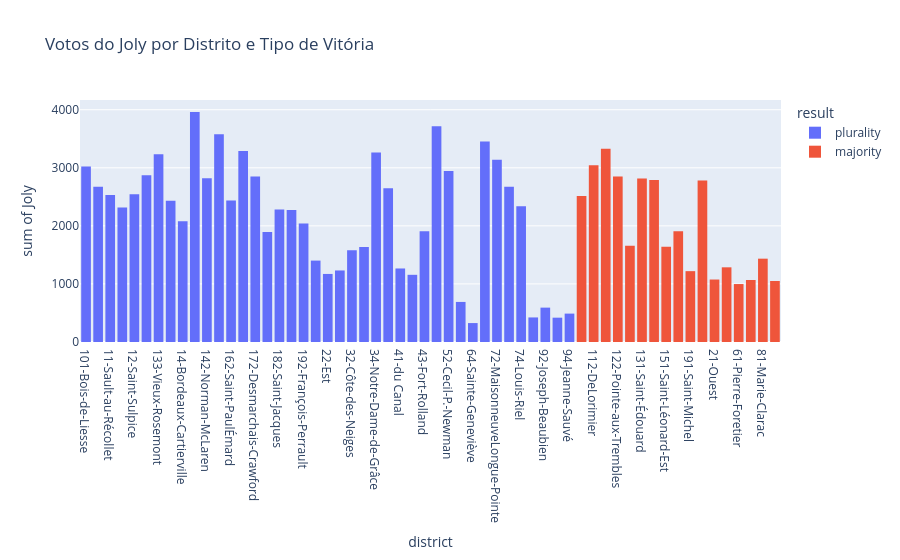

This figure's notebook cell:
### Code cell
fig2 = px.histogram(df, x='district', y='Joly', color='result', 
                   title='Votos do Joly por Distrito e Tipo de Vitória')
fig2.show()

### Figure 1 — Plotly figure (JSON) as saved in the notebook; plotly's stock layout.template omitted (floating-point values rounded to 4 significant figures)
{"data": [{"bingroup": "x", "histfunc": "sum", "hovertemplate": "result=plurality<br>district=%{x}<br>sum of Joly=%{y}<extra></extra>", "legendgroup": "plurality", "marker": {"color": "#636efa", "pattern": {"shape": ""}}, "name": "plurality", "orientation": "v", "showlegend": true, "type": "histogram", "x": ["101-Bois-de-Liesse", "102-Cap-Saint-Jacques", "11-Sault-au-Récollet", "113-Jeanne-Mance", "12-Saint-Sulpice", "13-Ahuntsic", "133-Vieux-Rosemont", "134-Marie-Victorin", "14-Bordeaux-Cartierville", "141-Côte-de-Liesse", "142-Norman-McLaren", "161-Saint-HenriPetite-BourgognePointe-Saint-Charles", "162-Saint-PaulÉmard", "171-ChamplainL'Île-des-Soeurs", "172-Desmarchais-Crawford", "181-Peter-McGill", "182-Saint-Jacques", "183-Sainte-Marie", "192-François-Perrault", "194-Parc-Extension", "22-Est", "31-Darlington", "32-Côte-des-Neiges", "33-Snowdon", "34-Notre-Dame-de-Grâce", "35-Loyola", "41-du Canal", "42-J.-Émery-Provost", "43-Fort-Rolland", "51-Sault-Saint-Louis", "52-Cecil-P.-Newman", "63-Jacques-Bizard", "64-Sainte-Geneviève", "71-Tétreaultville", "72-MaisonneuveLongue-Pointe", "73-Hochelaga", "74-Louis-Riel", "91-Claude-Ryan", "92-Joseph-Beaubien", "93-Robert-Bourassa", "94-Jeanne-Sauvé"], "xaxis": "x", "y": [3024, 2675, 2532, 2316, 2543, 2873, 3234, 2431, 2081, 3959, 2822, 3578, 2438, 3291, 2849, 1894, 2282, 2271, 2039, 1402, 1172, 1232, 1578, 1636, 3262, 2648, 1266, 1157, 1908, 3717, 2943, 690, 326, 3454, 3139, 2675, 2338, 423, 592, 419, 489], "yaxis": "y"}, {"bingroup": "x", "histfunc": "sum", "hovertemplate": "result=majority<br>district=%{x}<br>sum of Joly=%{y}<extra></extra>", "legendgroup": "majority", "marker": {"color": "#EF553B", "pattern": {"shape": ""}}, "name": "majority", "orientation": "v", "showlegend": true, "type": "histogram", "x": ["111-Mile-End", "112-DeLorimier", "121-La Pointe-aux-Prairies", "122-Pointe-aux-Trembles", "123-Rivière-des-Prairies", "131-Saint-Édouard", "132-Étienne-Desmarteau", "151-Saint-Léonard-Est", "152-Saint-Léonard-Ouest", "191-Saint-Michel", "193-Villeray", "21-Ouest", "23-Centre", "61-Pierre-Foretier", "62-Denis-Benjamin-Viger", "81-Marie-Clarac", "82-Ovide-Clermont"], "xaxis": "x", "y": [2514, 3044, 3330, 2852, 1656, 2815, 2788, 1641, 1908, 1220, 2782, 1076, 1286, 998, 1068, 1435, 1051], "yaxis": "y"}], "layout": {"barmode": "relative", "legend": {"title": {"text": "result"}, "tracegroupgap": 0}, "title": {"text": "Votos do Joly por Distrito e Tipo de Vitória"}, "xaxis": {"anchor": "y", "domain": [0, 1], "title": {"text": "district"}}, "yaxis": {"anchor": "x", "domain": [0, 1], "title": {"text": "sum of Joly"}}}}
